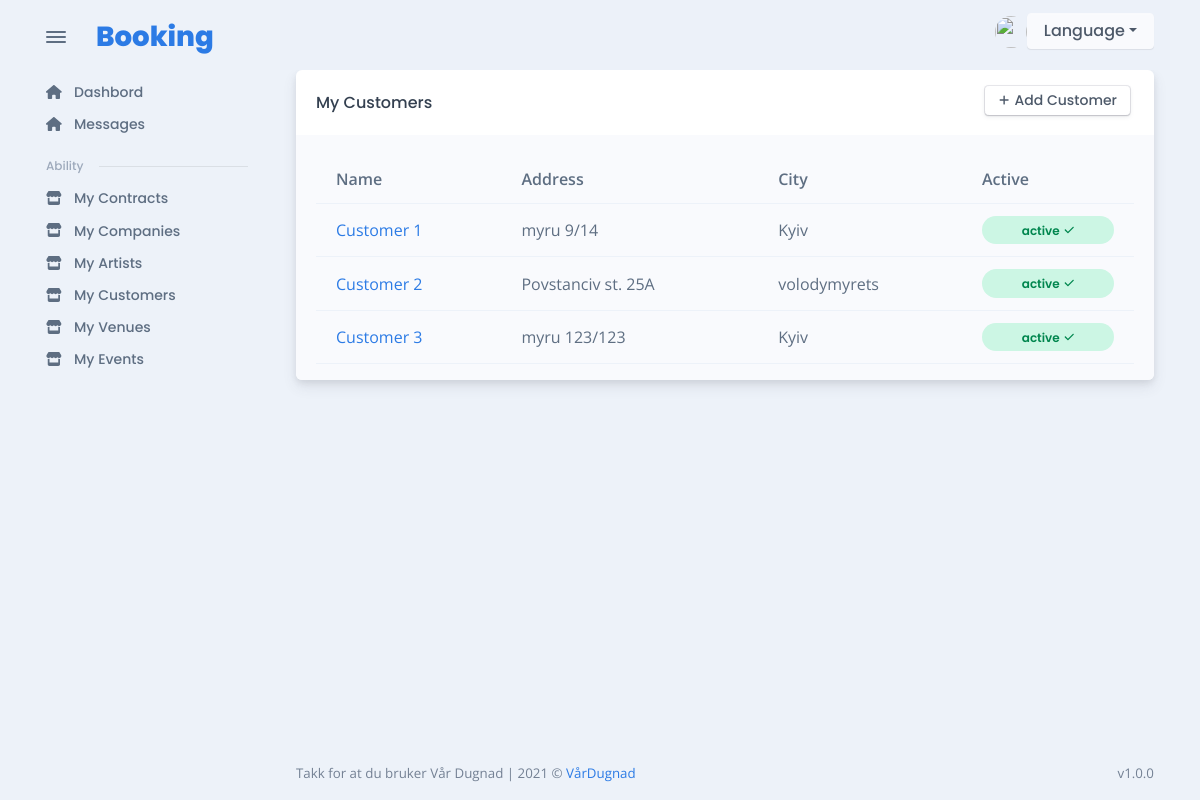
Screenshot of /en/customer/my/ (signed in) with the database file from the repository.
### customer/models.py (models this page shows, shortened)
class CustomerAccess(models.Model):
    customer = models.ForeignKey(
        Customer, verbose_name="customer_access", on_delete=models.CASCADE
    )
    access = models.ForeignKey(
        User, verbose_name=("access"), on_delete=models.CASCADE, null=True
    )
    admin = models.BooleanField(default=False)
    class Meta:
        unique_together = (
            "customer",
            "access",
        )

class Customer(models.Model):
    organization_number = models.CharField(
        "Organization number", max_length=255, unique=True
    )
    name = models.CharField("Name", max_length=255, unique=True)
    address = models.CharField("Address", max_length=255)
    zip_code = models.CharField("Zip Code", max_length=255)
    city = models.CharField("City", max_length=255)
    active = models.BooleanField(default=True)

### customer/views.py (the view)
# urls.py: path("my/", MyCustomerListView.as_view(), name="my_customers"),
class MyCustomerListView(LoginRequiredMixin, ListView):
    model = CustomerAccess
    template_name = "customer/my_customer_list.html"
    context_object_name = "customer_access"
    def get_queryset(self):
        return handle_customer.get_customers_for_user(self.request.user)
    def dispatch(self, *args, **kwargs):
        dispatch_method = super(MyCustomerListView, self).dispatch
        if not (
            self.request.user.is_staff
            or CustomerAccess.objects.filter(access=self.request.user)
        ):
            raise PermissionDenied
        return dispatch_method(*args, **kwargs)
    def get_context_data(self, **kwargs):
        context = super().get_context_data(**kwargs)
        context["has_perm"] = self.request.user.is_staff
        return context

### artist/templatetags/artist_tags.py (called while the page is built)
@register.filter
def has_access_to_artist(user):
    return ArtistAccess.objects.filter(access=user)

@register.filter
def has_access_full_to_company(user):
    return CompanyAccess.objects.filter(access=user, admin=True)

### customer/services/handle_customer.py (called while the page is built)
def get_customers_for_user(user):
    return CustomerAccess.objects.filter(access=user)

### customer/templatetags/customer_tags.py (called while the page is built)
@register.filter
def has_access_to_customer(user):
    return CustomerAccess.objects.filter(access=user)

### event/templatetags/event_tags.py (called while the page is built)
@register.filter
def has_access_to_event(user):
    return EventTeam.objects.filter(user = user)

### users/models.py (called while the page is built)
    @property
    def is_staff(self):
        return self.staff

### venue/templatetags/venue_tags.py (called while the page is built)
@register.filter
def has_access_to_venue(user):
    return VenueAccess.objects.filter(access=user)

### templates/customer/my_customer_list.html (shortened to what this page needs)
{% extends 'base/auth_base.html' %}
{% load static %}
{% load widget_tweaks %}
{% load artist_tags %}
{% block content %}
<div class="card">
  <div class="card-header">
    <div class="row flex-between-center">
      <div class="col-4 col-sm-auto d-flex align-items-center pe-0">
        <h5 class="fs-0 mb-0 text-nowrap py-2 py-xl-0">My Customers</h5>
      </div>
      {% if has_perm %}
      <div class="col-8 col-sm-auto text-end ps-2">
        <a href="{% url 'add_new_customer' %}" class="btn btn-falcon-default btn-sm me-1 mb-1">
          <span class="fas fa-plus me-1" data-fa-transform="shrink-3"></span>Add Customer
        </a>
      </div>
      {% endif %}
    </div>
  </div>
  <div class="card-body bg-light pb-0">
    <div class="table-responsive scrollbar">
      {% if customer_access|length %}
        <table class="table table-hover table-striped overflow-hidden">
            <thead>
              <tr>
                <th scope="col">Name</th>
                <th scope="col">Address</th>
                <th scope="col">City</th>
                <th scope="col">Active</th>
              </tr>
            </thead>
            <tbody>
              {% for access in customer_access %}
                <tr class="align-middle mb-10" id="table_row">
                  <td class="text-nowrap">
                    <div class="d-flex align-items-center">
                      <div class=""><a href="{% url 'customer_details' access.customer.id %}">{{access.customer.name}}</a></div>
                  </td>
                  <td class="text-nowrap"> {{access.customer.address}} </td>
                  <td class="text-nowrap"> {{access.customer.city}} </td>
                  {% if access.customer.active %}
                    <td><span class="badge badge rounded-pill d-block p-2 badge-soft-success">active<span class="ms-1 fas fa-check" data-fa-transform="shrink-2"></span></span></td>
                  {% else %}
                    <td><span class="badge badge rounded-pill d-block p-2 badge-soft-danger">not active<span class="ms-1 fas fa-times" data-fa-transform="shrink-2"></span></span></td>
                  {% endif %}
                </tr>
              {% endfor %}
            </tbody>
          </table>
          {% else %}
            {% if has_perm %}
              <p>There is no customer yet, try to add some</p>
            {% else %}
              <p>There is no customer yet and you are not allowed to add some</p>
            {% endif %}
          {% endif %}
    </div>
  </div>
  </div>
{% endblock %}

### rows the page displays
CustomerAccess: customer.name "Customer 1", customer.address "myru 9/14", customer.city "Kyiv", shows "active"
CustomerAccess: customer.name "Customer 2", customer.address "Povstanciv st. 25A", customer.city "volodymyrets", shows "active"
CustomerAccess: customer.name "Customer 3", customer.address "myru 123/123", customer.city "Kyiv", shows "active"
